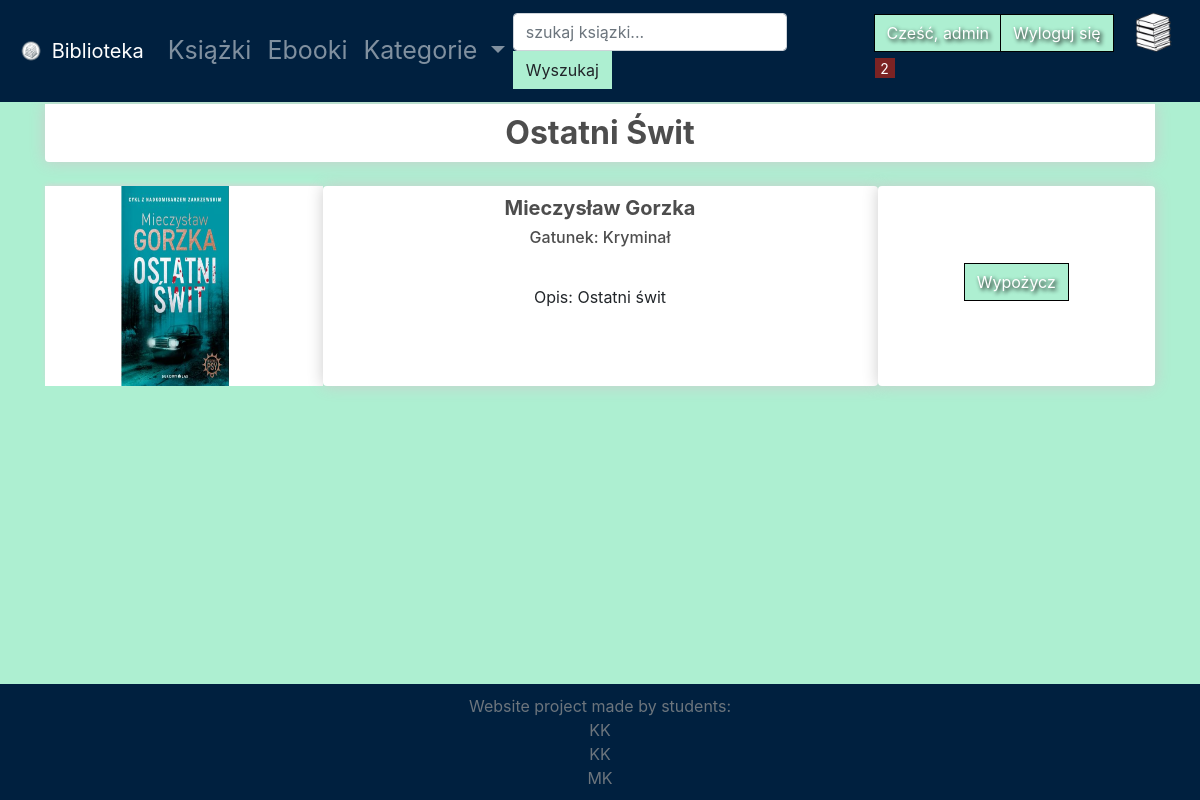
Page /details/2/ (signed in) on the committed database.
### bookstore/models.py (models this page shows, shortened)
class Order(models.Model): #koszyk
    customer = models.ForeignKey(Customer, on_delete=models.SET_NULL, null=True, blank=True)
    data_ordered = models.DateTimeField(auto_now_add=True) #bieżąca data i godzina
    complete = models.BooleanField(default=False, null=True, blank=True)
    transaction_id = models.CharField(max_length=40, null=True)
    return_data = models.DateTimeField(default=None, null=True, blank=True)  #data zwrotu
    @property
    def get_cart_items(self): #zlicza ile produktów ejst w koszyku
        order_items = self.orderitem_set.all()  # Pobierz wszystkie elementy OrderItem dla tego zamówienia
        total_items = 0
        for item in order_items:
            total_items += item.quantity
        return total_items

class OrderItem(models.Model): #produkt w koszyku
    product = models.ForeignKey(Product, on_delete=models.SET_NULL, blank=True, null=True)
    order = models.ForeignKey(Order, on_delete=models.SET_NULL, blank=True, null=True)
    quantity = models.IntegerField(default=0, null=True, blank=True)
    data_added = models.DateTimeField(auto_now_add=True)

class Product(models.Model):
    name = models.CharField(max_length=100, null=True)
    digital = models.BooleanField(default=False, null=True, blank=False)  #czy jest nie fizyczny
    genre = models.CharField(max_length=100, null=True) #gatunek ksiązki
    author = models.CharField(max_length=100, null=True)
    isbn = models.CharField(max_length=17, null=True, blank=True, unique=True)
    image = models.ImageField(null=True, blank=True)
    @property #dekorator pozwalający dotrzeć do tego jako atrybut a nie metoda
    def imageURL(self):
        try:
            url = self.image.url
        except:
            url=''
        return url

### bookstore/views.py (the view)
# urls.py: path('details/<int:product_id>/', views.details, name="details"),
def details(request, product_id):
     book = get_object_or_404(Product, pk=product_id)
     if request.user.is_authenticated:
          customer = request.user.customer
          order, created = Order.objects.get_or_create(customer=customer, complete=False)
          items = order.orderitem_set.all()
     else:
          items = []
          order = {'get_cart_items': 0}
     context = {'book': book, 'items': items, 'order': order}
     return render(request, 'store/details.html', context)

### bookstore/templates/store/details.html (shortened to what this page needs)
{% extends 'store/main.html' %}
{% load static %}
{% block content %}
<h2 class="text-center mt-4 mb-4 box-element product"><strong>{{ book.name|title }}</strong></h2>
    <div class="mb-3 w-100">
        <div class="row no-gutters">
            <div class="col-3">
                <img class="thumbnail img-fluid mx-auto d-block" src="{{ book.imageURL }}" alt="Tu powinna być okładka" style="height: 200px;">
            </div>
            <div class="col-6">
                <div class="box-element text-center product-description" style="height: 200px; display: flex; flex-direction: column; justify-content: flex-start; align-items: center;">
                    <h5><strong>{{ book.author }}</strong></h5>
                    <h6 class="mb-1">Gatunek: {{ book.genre }}</h6>
                    <p>Opis: {{ book.name|slice:"0:1"|upper }}{{ book.name|slice:"1:"|lower }}</p>
                </div>
            </div>
            <div class="col-3">
                <div class="box-element text-center product-description" style="height: 200px; display: flex; flex-direction: column; justify-content: center;">
                    <button data-product={{book.id}} data-action="add" class="btn btn-outline-secondary add-btn btn-custom-color2 mb-2 mx-auto update-cart">Wypożycz</button>
                </div>
            </div>
        </div>
    </div>
{% endblock content %}

### bookstore/templates/store/main.html (shortened to what this page needs)
<!DOCTYPE html>
{% load static %}
<html>
<head>
	<link rel="stylesheet" href="https://stackpath.bootstrapcdn.com/bootstrap/4.4.1/css/bootstrap.min.css">
	<link rel="stylesheet" type="text/css" href="{% static 'css/style.css' %}">
</head>
<body>
	<nav class="navbar navbar-expand-lg navbar-dark bg-dark fixed-top">
		<a class="navbar-brand" href="{% url 'store' %}"><img src="{%static 'images/logo.png'%}" width="30" height="30" class="d-inline-block align-top" alt="">
		Biblioteka
		</a>
		<div class="collapse navbar-collapse " id="navbarSupportedContent">
		  <ul class="navbar-nav mr-auto">
			<li class="nav-item">
			  <a class="nav-link" href="{% url 'books' %}">Książki</a>
			</li>
			<li class="nav-item">
			  <a class="nav-link" href="{% url 'digitals' %}">Ebooki</a>
			</li>
			<li class="nav-item dropdown">
			  <a class="nav-link dropdown-toggle" href="#" id="navbarDropdown" role="button" data-toggle="dropdown" aria-haspopup="true" aria-expanded="false">
				Kategorie
			  </a>
			</li>
		  </ul>
		  <form method="GET" action="{%url 'books'%}"class="form-inline collapse navbar-collapse justify-content-center my-2 my-lg-0">
			<div>
			<input class="form-control mr-sm-0" type="search" placeholder="szukaj ksiązki..." aria-label="Search" name="q">
			<button class="btn btn-custom-color my-0 my-sm-0" type="submit">Wyszukaj</button>
			</div>
		  </form>
		  	<div class="form-inline my-2 my-lg-0">
				{% if request.user.is_authenticated %}
					<a href="{% url 'profile' %}"class="btn btn-custom-color2">Cześć, {{request.user}}</a>
					<a href="{% url 'logout' %}"class="btn btn-custom-color2 btn-custome-color-wyloguj">Wyloguj się</a>
				{% else %}
					<a href="{% url 'login' %}"class="btn btn-custom-color2">Zaloguj się</a>
				{% endif %}
			      <a href="{% url 'cart' %}">
			        <img  id="cart-icon" src="{% static 'images/cartimg.png' %}">
				   </a>
			     <p id="cart-total">{{order.get_cart_items}}</p>
			</div>
		</div>
	  </nav>
    <div style="margin-top: 40px;"class="container">
		{% block content%}
		{% endblock content%}
	</div>
	<footer class="footer">
		<div class="container">
			<span class="text-muted">Website project made by students:</span>
			<span class="text-muted">KK</span>
			<span class="text-muted">KK</span>
			<span class="text-muted">MK</span>
		</div>
	</footer>
</body>
</html>

### static/css/style.css (style rules this page uses)
body { background-color: #adefd1ff; padding-top: 40px; display: flex; flex-direction: column; min-height: 100vh; }
h1, h2, h3, h4, h5, h6 { color: hsl(0, 0%, 30%); }
.box-element { box-shadow: hsl(0, 0%, 80%) 0 0 16px; background-color: #fff; border-radius: 4px; padding: 10px; }
.thumbnail { width: 100%; height: 200px; -webkit-box-shadow: -1px -3px 5px -2px rgba(214, 214, 214, 1); -moz-box-shadow: -1px -3px 5px -2px rgba(214, 214, 214, 1); box-shadow: -1px -3px 5px -2px rgba(214, 214, 214, 1); }
.product { border-radius: 0 0 4px 4px; }
.bg-dark { background-color: #00203fff !important; }
#cart-icon { width: 50px; display: inline-block; margin-left: 15px; }
#cart-total { display: block; text-align: center; color: #fff; background-color: rgb(124, 35, 35); width: 20px; height: 20px; border-radius: 0; font-size: 14px; }
.btn { border-radius: 0; }
.navbar-nav .nav-link { font-size: 25px; }
.btn-custom-color { background-color: #adefd1ff; }
.btn-custom-color2 { background-color: #adefd1ff !important; color: #ffffff; text-shadow: 2px 2px 4px #000000; border: none; outline: 1px solid rgb(0, 0, 0); }
.footer { margin-top: 40px; position: relative; left: 0; bottom: 0; width: 100%; background-color: #00203fff; color: #ffffff !important; text-align: center; padding: 10px; }
.text-muted { display: block; }
.container { flex: 1 0 auto; }

### rows in the picture
Order: get_cart_items "2"
Product: name "Ostatni Świt", imageURL (picture), author "Mieczysław Gorzka", genre "Kryminał", name "O", name "statni świt"

### other values in the picture
{{ request.user }} "admin"
